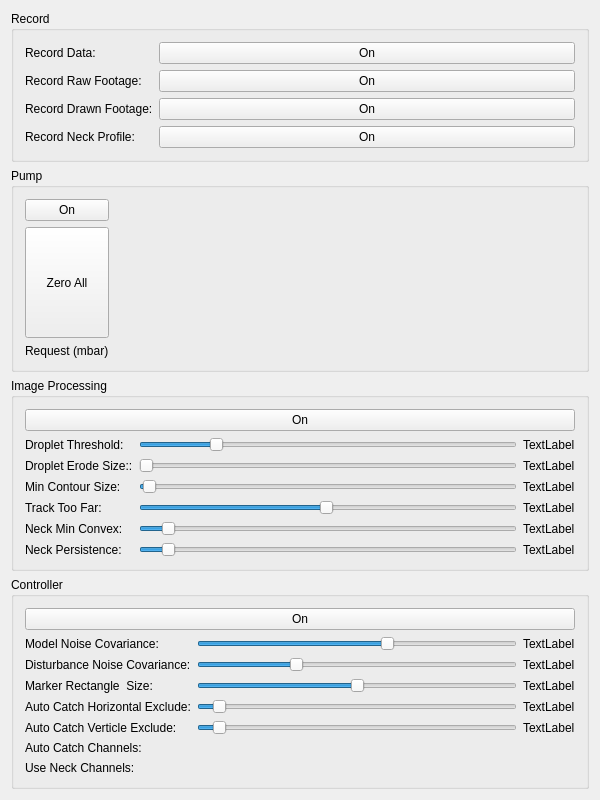
<?xml version="1.0" encoding="UTF-8"?>
<ui version="4.0">
 <class>Dashboard</class>
 <widget class="QWidget" name="Dashboard">
  <property name="geometry">
   <rect>
    <x>0</x>
    <y>0</y>
    <width>600</width>
    <height>800</height>
   </rect>
  </property>
  <property name="sizePolicy">
   <sizepolicy hsizetype="Preferred" vsizetype="Preferred">
    <horstretch>1</horstretch>
    <verstretch>1</verstretch>
   </sizepolicy>
  </property>
  <property name="minimumSize">
   <size>
    <width>350</width>
    <height>400</height>
   </size>
  </property>
  <property name="windowTitle">
   <string>Dashboard</string>
  </property>
  <layout class="QVBoxLayout" name="verticalLayout_3">
   <item>
    <widget class="QGroupBox" name="groupBox_5">
     <property name="sizePolicy">
      <sizepolicy hsizetype="Preferred" vsizetype="Preferred">
       <horstretch>1</horstretch>
       <verstretch>1</verstretch>
      </sizepolicy>
     </property>
     <property name="title">
      <string>Record</string>
     </property>
     <layout class="QFormLayout" name="formLayout">
      <item row="0" column="0">
       <widget class="QLabel" name="label">
        <property name="text">
         <string>Record Data:</string>
        </property>
       </widget>
      </item>
      <item row="0" column="1">
       <widget class="QPushButton" name="recordDataButton">
        <property name="text">
         <string>On</string>
        </property>
        <property name="checkable">
         <bool>true</bool>
        </property>
       </widget>
      </item>
      <item row="1" column="0">
       <widget class="QLabel" name="label_3">
        <property name="text">
         <string>Record Raw Footage:</string>
        </property>
       </widget>
      </item>
      <item row="1" column="1">
       <widget class="QPushButton" name="recordRawButton">
        <property name="text">
         <string>On</string>
        </property>
        <property name="checkable">
         <bool>true</bool>
        </property>
       </widget>
      </item>
      <item row="2" column="0">
       <widget class="QLabel" name="label_4">
        <property name="text">
         <string>Record Drawn Footage:</string>
        </property>
       </widget>
      </item>
      <item row="2" column="1">
       <widget class="QPushButton" name="recordDrawnButton">
        <property name="text">
         <string>On</string>
        </property>
        <property name="checkable">
         <bool>true</bool>
        </property>
       </widget>
      </item>
      <item row="3" column="0">
       <widget class="QLabel" name="label_11">
        <property name="text">
         <string>Record Neck Profile:</string>
        </property>
       </widget>
      </item>
      <item row="3" column="1">
       <widget class="QPushButton" name="recordNeckButton">
        <property name="text">
         <string>On</string>
        </property>
        <property name="checkable">
         <bool>true</bool>
        </property>
       </widget>
      </item>
     </layout>
    </widget>
   </item>
   <item>
    <widget class="QGroupBox" name="groupBox">
     <property name="sizePolicy">
      <sizepolicy hsizetype="Preferred" vsizetype="Preferred">
       <horstretch>2</horstretch>
       <verstretch>2</verstretch>
      </sizepolicy>
     </property>
     <property name="title">
      <string>Pump</string>
     </property>
     <layout class="QGridLayout" name="gridLayout_2">
      <item row="0" column="0">
       <layout class="QHBoxLayout" name="pumpLayout">
        <item>
         <layout class="QVBoxLayout" name="verticalLayout_2">
          <item>
           <widget class="QPushButton" name="pumpButton">
            <property name="text">
             <string>On</string>
            </property>
            <property name="checkable">
             <bool>true</bool>
            </property>
           </widget>
          </item>
          <item>
           <widget class="QPushButton" name="zeroPumpButton">
            <property name="sizePolicy">
             <sizepolicy hsizetype="Preferred" vsizetype="Expanding">
              <horstretch>0</horstretch>
              <verstretch>0</verstretch>
             </sizepolicy>
            </property>
            <property name="text">
             <string>Zero All</string>
            </property>
           </widget>
          </item>
          <item>
           <widget class="QLabel" name="label_2">
            <property name="text">
             <string>Request (mbar)</string>
            </property>
           </widget>
          </item>
         </layout>
        </item>
        <item>
         <spacer name="horizontalSpacer">
          <property name="orientation">
           <enum>Qt::Horizontal</enum>
          </property>
          <property name="sizeHint" stdset="0">
           <size>
            <width>0</width>
            <height>0</height>
           </size>
          </property>
         </spacer>
        </item>
       </layout>
      </item>
     </layout>
    </widget>
   </item>
   <item>
    <widget class="QGroupBox" name="groupBox_3">
     <property name="sizePolicy">
      <sizepolicy hsizetype="Preferred" vsizetype="Preferred">
       <horstretch>1</horstretch>
       <verstretch>1</verstretch>
      </sizepolicy>
     </property>
     <property name="title">
      <string>Image Processing</string>
     </property>
     <layout class="QGridLayout" name="gridLayout_5">
      <item row="0" column="0">
       <layout class="QVBoxLayout" name="verticalLayout">
        <item>
         <widget class="QPushButton" name="imgprocButton">
          <property name="text">
           <string>On</string>
          </property>
          <property name="checkable">
           <bool>true</bool>
          </property>
         </widget>
        </item>
        <item>
         <layout class="QGridLayout" name="gridLayout">
          <item row="5" column="2">
           <widget class="QLabel" name="convexSizeLabel">
            <property name="text">
             <string>TextLabel</string>
            </property>
           </widget>
          </item>
          <item row="1" column="0">
           <widget class="QLabel" name="label_5">
            <property name="text">
             <string>Droplet Threshold:</string>
            </property>
           </widget>
          </item>
          <item row="1" column="1">
           <widget class="QSlider" name="threshSlider">
            <property name="minimum">
             <number>1</number>
            </property>
            <property name="maximum">
             <number>100</number>
            </property>
            <property name="pageStep">
             <number>1</number>
            </property>
            <property name="value">
             <number>20</number>
            </property>
            <property name="orientation">
             <enum>Qt::Horizontal</enum>
            </property>
           </widget>
          </item>
          <item row="6" column="2">
           <widget class="QLabel" name="persistenceLabel">
            <property name="text">
             <string>TextLabel</string>
            </property>
           </widget>
          </item>
          <item row="1" column="2">
           <widget class="QLabel" name="threshLabel">
            <property name="text">
             <string>TextLabel</string>
            </property>
           </widget>
          </item>
          <item row="2" column="0">
           <widget class="QLabel" name="label_12">
            <property name="text">
             <string>Droplet Erode Size::</string>
            </property>
           </widget>
          </item>
          <item row="3" column="0">
           <widget class="QLabel" name="label_6">
            <property name="text">
             <string>Min Contour Size:</string>
            </property>
           </widget>
          </item>
          <item row="2" column="1">
           <widget class="QSlider" name="erodeSizeSlider">
            <property name="minimum">
             <number>1</number>
            </property>
            <property name="maximum">
             <number>4</number>
            </property>
            <property name="pageStep">
             <number>1</number>
            </property>
            <property name="value">
             <number>1</number>
            </property>
            <property name="orientation">
             <enum>Qt::Horizontal</enum>
            </property>
           </widget>
          </item>
          <item row="2" column="2">
           <widget class="QLabel" name="erodeSizeLabel">
            <property name="text">
             <string>TextLabel</string>
            </property>
           </widget>
          </item>
          <item row="5" column="0">
           <widget class="QLabel" name="label_9">
            <property name="text">
             <string>Neck Min Convex:</string>
            </property>
           </widget>
          </item>
          <item row="5" column="1">
           <widget class="QSlider" name="convexSizeSlider">
            <property name="minimum">
             <number>1</number>
            </property>
            <property name="maximum">
             <number>100</number>
            </property>
            <property name="pageStep">
             <number>1</number>
            </property>
            <property name="value">
             <number>7</number>
            </property>
            <property name="sliderPosition">
             <number>7</number>
            </property>
            <property name="orientation">
             <enum>Qt::Horizontal</enum>
            </property>
           </widget>
          </item>
          <item row="3" column="1">
           <widget class="QSlider" name="contourSizeSlider">
            <property name="minimum">
             <number>1</number>
            </property>
            <property name="maximum">
             <number>1000</number>
            </property>
            <property name="pageStep">
             <number>1</number>
            </property>
            <property name="value">
             <number>10</number>
            </property>
            <property name="orientation">
             <enum>Qt::Horizontal</enum>
            </property>
           </widget>
          </item>
          <item row="3" column="2">
           <widget class="QLabel" name="contourSizeLabel">
            <property name="text">
             <string>TextLabel</string>
            </property>
           </widget>
          </item>
          <item row="6" column="0">
           <widget class="QLabel" name="label_13">
            <property name="text">
             <string>Neck Persistence:</string>
            </property>
           </widget>
          </item>
          <item row="6" column="1">
           <widget class="QSlider" name="persistenceSlider">
            <property name="minimum">
             <number>1</number>
            </property>
            <property name="maximum">
             <number>100</number>
            </property>
            <property name="pageStep">
             <number>1</number>
            </property>
            <property name="value">
             <number>7</number>
            </property>
            <property name="orientation">
             <enum>Qt::Horizontal</enum>
            </property>
           </widget>
          </item>
          <item row="4" column="1">
           <widget class="QSlider" name="trackTooFarSlider">
            <property name="minimum">
             <number>1</number>
            </property>
            <property name="maximum">
             <number>100</number>
            </property>
            <property name="pageStep">
             <number>1</number>
            </property>
            <property name="value">
             <number>50</number>
            </property>
            <property name="orientation">
             <enum>Qt::Horizontal</enum>
            </property>
           </widget>
          </item>
          <item row="4" column="0">
           <widget class="QLabel" name="label_14">
            <property name="text">
             <string>Track Too Far:</string>
            </property>
           </widget>
          </item>
          <item row="4" column="2">
           <widget class="QLabel" name="trackTooFarLabel">
            <property name="text">
             <string>TextLabel</string>
            </property>
           </widget>
          </item>
         </layout>
        </item>
       </layout>
      </item>
     </layout>
    </widget>
   </item>
   <item>
    <widget class="QGroupBox" name="groupBox_4">
     <property name="sizePolicy">
      <sizepolicy hsizetype="Preferred" vsizetype="Preferred">
       <horstretch>1</horstretch>
       <verstretch>1</verstretch>
      </sizepolicy>
     </property>
     <property name="title">
      <string>Controller</string>
     </property>
     <layout class="QVBoxLayout" name="verticalLayout_4">
      <item>
       <layout class="QGridLayout" name="gridLayout_3">
        <item row="5" column="2">
         <widget class="QLabel" name="autoVertExclLabel">
          <property name="text">
           <string>TextLabel</string>
          </property>
         </widget>
        </item>
        <item row="5" column="1">
         <widget class="QSlider" name="autoVertExclSlider">
          <property name="minimum">
           <number>0</number>
          </property>
          <property name="maximum">
           <number>100</number>
          </property>
          <property name="pageStep">
           <number>1</number>
          </property>
          <property name="value">
           <number>5</number>
          </property>
          <property name="orientation">
           <enum>Qt::Horizontal</enum>
          </property>
         </widget>
        </item>
        <item row="3" column="1">
         <widget class="QSlider" name="markerSizeSlider">
          <property name="minimum">
           <number>0</number>
          </property>
          <property name="maximum">
           <number>200</number>
          </property>
          <property name="pageStep">
           <number>1</number>
          </property>
          <property name="value">
           <number>100</number>
          </property>
          <property name="orientation">
           <enum>Qt::Horizontal</enum>
          </property>
         </widget>
        </item>
        <item row="3" column="2">
         <widget class="QLabel" name="markerSizeLabel">
          <property name="text">
           <string>TextLabel</string>
          </property>
         </widget>
        </item>
        <item row="4" column="0">
         <widget class="QLabel" name="label_15">
          <property name="text">
           <string>Auto Catch Horizontal Exclude:</string>
          </property>
         </widget>
        </item>
        <item row="4" column="1">
         <widget class="QSlider" name="autoHorzExclSlider">
          <property name="minimum">
           <number>0</number>
          </property>
          <property name="maximum">
           <number>100</number>
          </property>
          <property name="pageStep">
           <number>1</number>
          </property>
          <property name="value">
           <number>5</number>
          </property>
          <property name="orientation">
           <enum>Qt::Horizontal</enum>
          </property>
         </widget>
        </item>
        <item row="4" column="2">
         <widget class="QLabel" name="autoHorzExclLabel">
          <property name="text">
           <string>TextLabel</string>
          </property>
         </widget>
        </item>
        <item row="0" column="0" colspan="3">
         <widget class="QPushButton" name="ctrlButton">
          <property name="text">
           <string>On</string>
          </property>
          <property name="checkable">
           <bool>true</bool>
          </property>
         </widget>
        </item>
        <item row="3" column="0">
         <widget class="QLabel" name="label_7">
          <property name="text">
           <string>Marker Rectangle  Size:</string>
          </property>
         </widget>
        </item>
        <item row="1" column="0">
         <widget class="QLabel" name="label_19">
          <property name="text">
           <string>Model Noise Covariance:</string>
          </property>
         </widget>
        </item>
        <item row="5" column="0">
         <widget class="QLabel" name="label_17">
          <property name="text">
           <string>Auto Catch Verticle Exclude:</string>
          </property>
         </widget>
        </item>
        <item row="2" column="0">
         <widget class="QLabel" name="label_20">
          <property name="text">
           <string>Disturbance Noise Covariance:</string>
          </property>
         </widget>
        </item>
        <item row="1" column="2">
         <widget class="QLabel" name="modelCovLabel">
          <property name="text">
           <string>TextLabel</string>
          </property>
         </widget>
        </item>
        <item row="2" column="2">
         <widget class="QLabel" name="disturbanceCovLabel">
          <property name="text">
           <string>TextLabel</string>
          </property>
         </widget>
        </item>
        <item row="1" column="1">
         <widget class="QSlider" name="modelCovSlider">
          <property name="minimum">
           <number>-80</number>
          </property>
          <property name="maximum">
           <number>20</number>
          </property>
          <property name="pageStep">
           <number>1</number>
          </property>
          <property name="value">
           <number>-20</number>
          </property>
          <property name="orientation">
           <enum>Qt::Horizontal</enum>
          </property>
         </widget>
        </item>
        <item row="2" column="1">
         <widget class="QSlider" name="disturbanceCovSlider">
          <property name="minimum">
           <number>-80</number>
          </property>
          <property name="maximum">
           <number>20</number>
          </property>
          <property name="singleStep">
           <number>1</number>
          </property>
          <property name="pageStep">
           <number>1</number>
          </property>
          <property name="value">
           <number>-50</number>
          </property>
          <property name="orientation">
           <enum>Qt::Horizontal</enum>
          </property>
         </widget>
        </item>
       </layout>
      </item>
      <item>
       <layout class="QHBoxLayout" name="autoCatchLayout">
        <item>
         <widget class="QLabel" name="label_16">
          <property name="text">
           <string>Auto Catch Channels:</string>
          </property>
         </widget>
        </item>
       </layout>
      </item>
      <item>
       <layout class="QHBoxLayout" name="useNeckLayout">
        <item>
         <widget class="QLabel" name="label_18">
          <property name="text">
           <string>Use Neck Channels:</string>
          </property>
         </widget>
        </item>
       </layout>
      </item>
     </layout>
    </widget>
   </item>
  </layout>
 </widget>
 <layoutdefault spacing="6" margin="11"/>
 <resources/>
 <connections/>
</ui>
